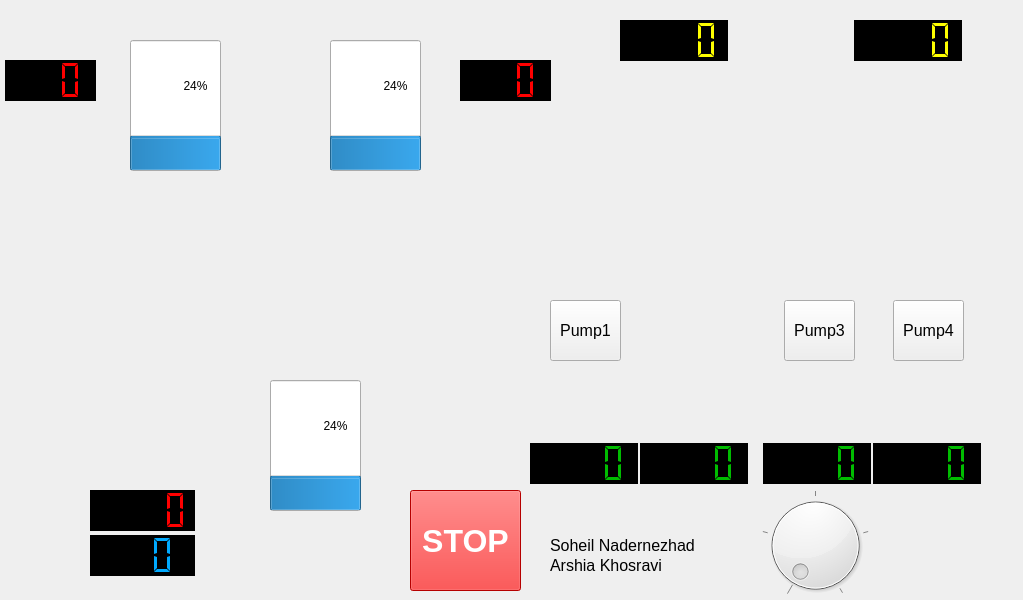
<?xml version="1.0" encoding="UTF-8"?>
<ui version="4.0">
 <class>MainWindow</class>
 <widget class="QMainWindow" name="MainWindow">
  <property name="geometry">
   <rect>
    <x>0</x>
    <y>0</y>
    <width>1023</width>
    <height>600</height>
   </rect>
  </property>
  <property name="windowTitle">
   <string>MainWindow</string>
  </property>
  <widget class="QWidget" name="centralwidget">
   <widget class="QLabel" name="img_back">
    <property name="geometry">
     <rect>
      <x>0</x>
      <y>0</y>
      <width>1024</width>
      <height>600</height>
     </rect>
    </property>
    <property name="text">
     <string/>
    </property>
    <property name="pixmap">
     <pixmap>back_img.jpg</pixmap>
    </property>
    <property name="scaledContents">
     <bool>false</bool>
    </property>
   </widget>
   <widget class="QProgressBar" name="progress_tank2">
    <property name="geometry">
     <rect>
      <x>330</x>
      <y>40</y>
      <width>91</width>
      <height>131</height>
     </rect>
    </property>
    <property name="value">
     <number>24</number>
    </property>
    <property name="orientation">
     <enum>Qt::Vertical</enum>
    </property>
   </widget>
   <widget class="QProgressBar" name="progress_tank1">
    <property name="geometry">
     <rect>
      <x>130</x>
      <y>40</y>
      <width>91</width>
      <height>131</height>
     </rect>
    </property>
    <property name="value">
     <number>24</number>
    </property>
    <property name="orientation">
     <enum>Qt::Vertical</enum>
    </property>
    <property name="textDirection">
     <enum>QProgressBar::TopToBottom</enum>
    </property>
   </widget>
   <widget class="QProgressBar" name="progress_tank3">
    <property name="geometry">
     <rect>
      <x>270</x>
      <y>380</y>
      <width>91</width>
      <height>131</height>
     </rect>
    </property>
    <property name="value">
     <number>24</number>
    </property>
    <property name="orientation">
     <enum>Qt::Vertical</enum>
    </property>
   </widget>
   <widget class="QLCDNumber" name="lcd_temp1">
    <property name="geometry">
     <rect>
      <x>5</x>
      <y>60</y>
      <width>91</width>
      <height>41</height>
     </rect>
    </property>
    <property name="styleSheet">
     <string notr="true">background-color: rgb(0, 0, 0);
color: rgb(255, 0, 0);</string>
    </property>
    <property name="frameShape">
     <enum>QFrame::Panel</enum>
    </property>
    <property name="frameShadow">
     <enum>QFrame::Raised</enum>
    </property>
    <property name="lineWidth">
     <number>1</number>
    </property>
    <property name="midLineWidth">
     <number>0</number>
    </property>
    <property name="smallDecimalPoint">
     <bool>false</bool>
    </property>
    <property name="digitCount">
     <number>3</number>
    </property>
    <property name="segmentStyle">
     <enum>QLCDNumber::Flat</enum>
    </property>
   </widget>
   <widget class="QDial" name="dial_pump">
    <property name="geometry">
     <rect>
      <x>760</x>
      <y>490</y>
      <width>111</width>
      <height>111</height>
     </rect>
    </property>
    <property name="minimum">
     <number>1</number>
    </property>
    <property name="maximum">
     <number>5</number>
    </property>
    <property name="notchesVisible">
     <bool>true</bool>
    </property>
   </widget>
   <widget class="QPushButton" name="button_pump3">
    <property name="geometry">
     <rect>
      <x>784</x>
      <y>300</y>
      <width>71</width>
      <height>61</height>
     </rect>
    </property>
    <property name="font">
     <font>
      <pointsize>12</pointsize>
     </font>
    </property>
    <property name="text">
     <string>Pump3</string>
    </property>
    <property name="checkable">
     <bool>true</bool>
    </property>
   </widget>
   <widget class="QPushButton" name="button_pump1">
    <property name="geometry">
     <rect>
      <x>550</x>
      <y>300</y>
      <width>71</width>
      <height>61</height>
     </rect>
    </property>
    <property name="font">
     <font>
      <pointsize>12</pointsize>
     </font>
    </property>
    <property name="styleSheet">
     <string notr="true"/>
    </property>
    <property name="text">
     <string>Pump1</string>
    </property>
    <property name="checkable">
     <bool>true</bool>
    </property>
   </widget>
   <widget class="QPushButton" name="button_pump4">
    <property name="geometry">
     <rect>
      <x>893</x>
      <y>300</y>
      <width>71</width>
      <height>61</height>
     </rect>
    </property>
    <property name="font">
     <font>
      <pointsize>12</pointsize>
     </font>
    </property>
    <property name="text">
     <string>Pump4</string>
    </property>
    <property name="checkable">
     <bool>true</bool>
    </property>
   </widget>
   <widget class="QPushButton" name="button_exit">
    <property name="geometry">
     <rect>
      <x>410</x>
      <y>490</y>
      <width>111</width>
      <height>101</height>
     </rect>
    </property>
    <property name="font">
     <font>
      <pointsize>24</pointsize>
      <weight>75</weight>
      <bold>true</bold>
     </font>
    </property>
    <property name="styleSheet">
     <string notr="true">background-color: rgb(255, 0, 0);
color: rgb(255, 255, 255);</string>
    </property>
    <property name="text">
     <string>STOP</string>
    </property>
   </widget>
   <widget class="QLCDNumber" name="lcd_temp3">
    <property name="geometry">
     <rect>
      <x>90</x>
      <y>490</y>
      <width>105</width>
      <height>41</height>
     </rect>
    </property>
    <property name="styleSheet">
     <string notr="true">background-color: rgb(0, 0, 0);
color: rgb(255, 0, 0);</string>
    </property>
    <property name="frameShape">
     <enum>QFrame::Panel</enum>
    </property>
    <property name="frameShadow">
     <enum>QFrame::Raised</enum>
    </property>
    <property name="lineWidth">
     <number>1</number>
    </property>
    <property name="midLineWidth">
     <number>0</number>
    </property>
    <property name="smallDecimalPoint">
     <bool>true</bool>
    </property>
    <property name="digitCount">
     <number>4</number>
    </property>
    <property name="segmentStyle">
     <enum>QLCDNumber::Flat</enum>
    </property>
    <property name="value" stdset="0">
     <double>0.000000000000000</double>
    </property>
   </widget>
   <widget class="QLCDNumber" name="lcd_temp2">
    <property name="geometry">
     <rect>
      <x>460</x>
      <y>60</y>
      <width>91</width>
      <height>41</height>
     </rect>
    </property>
    <property name="styleSheet">
     <string notr="true">background-color: rgb(0, 0, 0);
color: rgb(255, 0, 0);</string>
    </property>
    <property name="frameShape">
     <enum>QFrame::Panel</enum>
    </property>
    <property name="frameShadow">
     <enum>QFrame::Raised</enum>
    </property>
    <property name="lineWidth">
     <number>1</number>
    </property>
    <property name="midLineWidth">
     <number>0</number>
    </property>
    <property name="smallDecimalPoint">
     <bool>false</bool>
    </property>
    <property name="digitCount">
     <number>3</number>
    </property>
    <property name="segmentStyle">
     <enum>QLCDNumber::Flat</enum>
    </property>
   </widget>
   <widget class="QLCDNumber" name="lcd_hum">
    <property name="geometry">
     <rect>
      <x>90</x>
      <y>535</y>
      <width>105</width>
      <height>41</height>
     </rect>
    </property>
    <property name="styleSheet">
     <string notr="true">background-color: rgb(0, 0, 0);
color: rgb(0, 170, 255);</string>
    </property>
    <property name="frameShape">
     <enum>QFrame::Panel</enum>
    </property>
    <property name="frameShadow">
     <enum>QFrame::Raised</enum>
    </property>
    <property name="lineWidth">
     <number>1</number>
    </property>
    <property name="midLineWidth">
     <number>0</number>
    </property>
    <property name="smallDecimalPoint">
     <bool>false</bool>
    </property>
    <property name="digitCount">
     <number>3</number>
    </property>
    <property name="segmentStyle">
     <enum>QLCDNumber::Flat</enum>
    </property>
   </widget>
   <widget class="QLCDNumber" name="lcd_rpm1">
    <property name="geometry">
     <rect>
      <x>530</x>
      <y>443</y>
      <width>108</width>
      <height>41</height>
     </rect>
    </property>
    <property name="styleSheet">
     <string notr="true">background-color: rgb(0, 0, 0);
color: rgb(0, 188, 0);</string>
    </property>
    <property name="frameShape">
     <enum>QFrame::Panel</enum>
    </property>
    <property name="frameShadow">
     <enum>QFrame::Raised</enum>
    </property>
    <property name="lineWidth">
     <number>1</number>
    </property>
    <property name="midLineWidth">
     <number>0</number>
    </property>
    <property name="smallDecimalPoint">
     <bool>false</bool>
    </property>
    <property name="digitCount">
     <number>4</number>
    </property>
    <property name="segmentStyle">
     <enum>QLCDNumber::Flat</enum>
    </property>
   </widget>
   <widget class="QLCDNumber" name="lcd_rpm2">
    <property name="geometry">
     <rect>
      <x>640</x>
      <y>443</y>
      <width>108</width>
      <height>41</height>
     </rect>
    </property>
    <property name="styleSheet">
     <string notr="true">background-color: rgb(0, 0, 0);
color: rgb(0, 188, 0);</string>
    </property>
    <property name="frameShape">
     <enum>QFrame::Panel</enum>
    </property>
    <property name="frameShadow">
     <enum>QFrame::Raised</enum>
    </property>
    <property name="lineWidth">
     <number>1</number>
    </property>
    <property name="midLineWidth">
     <number>0</number>
    </property>
    <property name="smallDecimalPoint">
     <bool>false</bool>
    </property>
    <property name="digitCount">
     <number>4</number>
    </property>
    <property name="segmentStyle">
     <enum>QLCDNumber::Flat</enum>
    </property>
   </widget>
   <widget class="QLCDNumber" name="lcd_rpm3">
    <property name="geometry">
     <rect>
      <x>763</x>
      <y>443</y>
      <width>108</width>
      <height>41</height>
     </rect>
    </property>
    <property name="styleSheet">
     <string notr="true">background-color: rgb(0, 0, 0);
color: rgb(0, 188, 0);</string>
    </property>
    <property name="frameShape">
     <enum>QFrame::Panel</enum>
    </property>
    <property name="frameShadow">
     <enum>QFrame::Raised</enum>
    </property>
    <property name="lineWidth">
     <number>1</number>
    </property>
    <property name="midLineWidth">
     <number>0</number>
    </property>
    <property name="smallDecimalPoint">
     <bool>false</bool>
    </property>
    <property name="digitCount">
     <number>4</number>
    </property>
    <property name="segmentStyle">
     <enum>QLCDNumber::Flat</enum>
    </property>
   </widget>
   <widget class="QLCDNumber" name="lcd_rpm4">
    <property name="geometry">
     <rect>
      <x>873</x>
      <y>443</y>
      <width>108</width>
      <height>41</height>
     </rect>
    </property>
    <property name="styleSheet">
     <string notr="true">background-color: rgb(0, 0, 0);
color: rgb(0, 188, 0);</string>
    </property>
    <property name="frameShape">
     <enum>QFrame::Panel</enum>
    </property>
    <property name="frameShadow">
     <enum>QFrame::Raised</enum>
    </property>
    <property name="lineWidth">
     <number>1</number>
    </property>
    <property name="midLineWidth">
     <number>0</number>
    </property>
    <property name="smallDecimalPoint">
     <bool>false</bool>
    </property>
    <property name="digitCount">
     <number>4</number>
    </property>
    <property name="segmentStyle">
     <enum>QLCDNumber::Flat</enum>
    </property>
   </widget>
   <widget class="QLCDNumber" name="lcd_gpm1">
    <property name="geometry">
     <rect>
      <x>620</x>
      <y>20</y>
      <width>108</width>
      <height>41</height>
     </rect>
    </property>
    <property name="styleSheet">
     <string notr="true">background-color: rgb(0, 0, 0);
color: rgb(255, 255, 0);</string>
    </property>
    <property name="frameShape">
     <enum>QFrame::Panel</enum>
    </property>
    <property name="frameShadow">
     <enum>QFrame::Raised</enum>
    </property>
    <property name="lineWidth">
     <number>1</number>
    </property>
    <property name="midLineWidth">
     <number>0</number>
    </property>
    <property name="smallDecimalPoint">
     <bool>true</bool>
    </property>
    <property name="digitCount">
     <number>4</number>
    </property>
    <property name="segmentStyle">
     <enum>QLCDNumber::Flat</enum>
    </property>
   </widget>
   <widget class="QLCDNumber" name="lcd_gpm2">
    <property name="geometry">
     <rect>
      <x>854</x>
      <y>20</y>
      <width>108</width>
      <height>41</height>
     </rect>
    </property>
    <property name="styleSheet">
     <string notr="true">background-color: rgb(0, 0, 0);
color: rgb(255, 255, 0);</string>
    </property>
    <property name="frameShape">
     <enum>QFrame::Panel</enum>
    </property>
    <property name="frameShadow">
     <enum>QFrame::Raised</enum>
    </property>
    <property name="lineWidth">
     <number>1</number>
    </property>
    <property name="midLineWidth">
     <number>0</number>
    </property>
    <property name="smallDecimalPoint">
     <bool>true</bool>
    </property>
    <property name="digitCount">
     <number>4</number>
    </property>
    <property name="segmentStyle">
     <enum>QLCDNumber::Flat</enum>
    </property>
   </widget>
   <widget class="QLabel" name="label">
    <property name="geometry">
     <rect>
      <x>550</x>
      <y>530</y>
      <width>151</width>
      <height>31</height>
     </rect>
    </property>
    <property name="font">
     <font>
      <pointsize>12</pointsize>
     </font>
    </property>
    <property name="text">
     <string>Soheil Nadernezhad</string>
    </property>
   </widget>
   <widget class="QLabel" name="label_2">
    <property name="geometry">
     <rect>
      <x>550</x>
      <y>550</y>
      <width>151</width>
      <height>31</height>
     </rect>
    </property>
    <property name="font">
     <font>
      <pointsize>12</pointsize>
     </font>
    </property>
    <property name="text">
     <string>Arshia Khosravi</string>
    </property>
   </widget>
   <widget class="QLabel" name="img_usc">
    <property name="geometry">
     <rect>
      <x>910</x>
      <y>490</y>
      <width>81</width>
      <height>101</height>
     </rect>
    </property>
    <property name="text">
     <string/>
    </property>
    <property name="pixmap">
     <pixmap>logo.png</pixmap>
    </property>
    <property name="scaledContents">
     <bool>true</bool>
    </property>
   </widget>
  </widget>
 </widget>
 <resources/>
 <connections/>
</ui>
